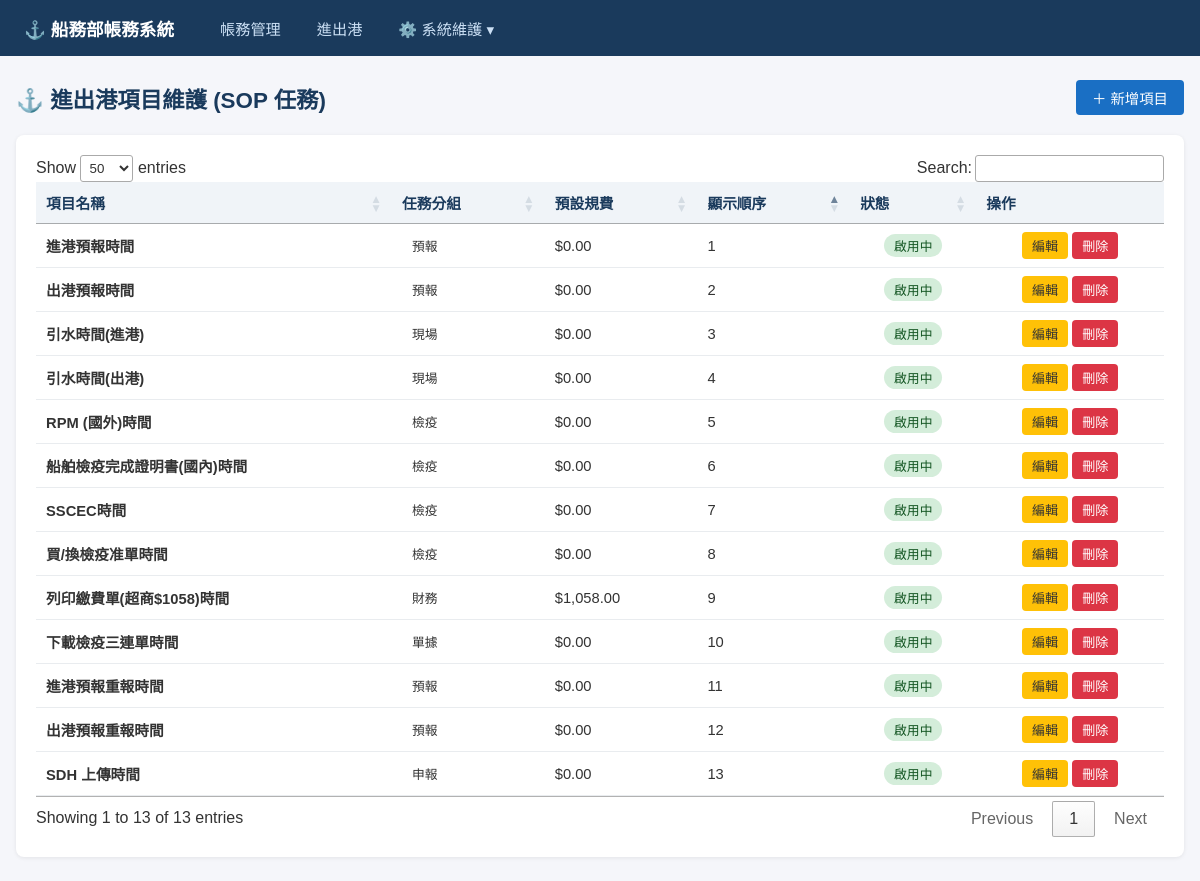
/task-categories, run on an earlier commit of the app's database.
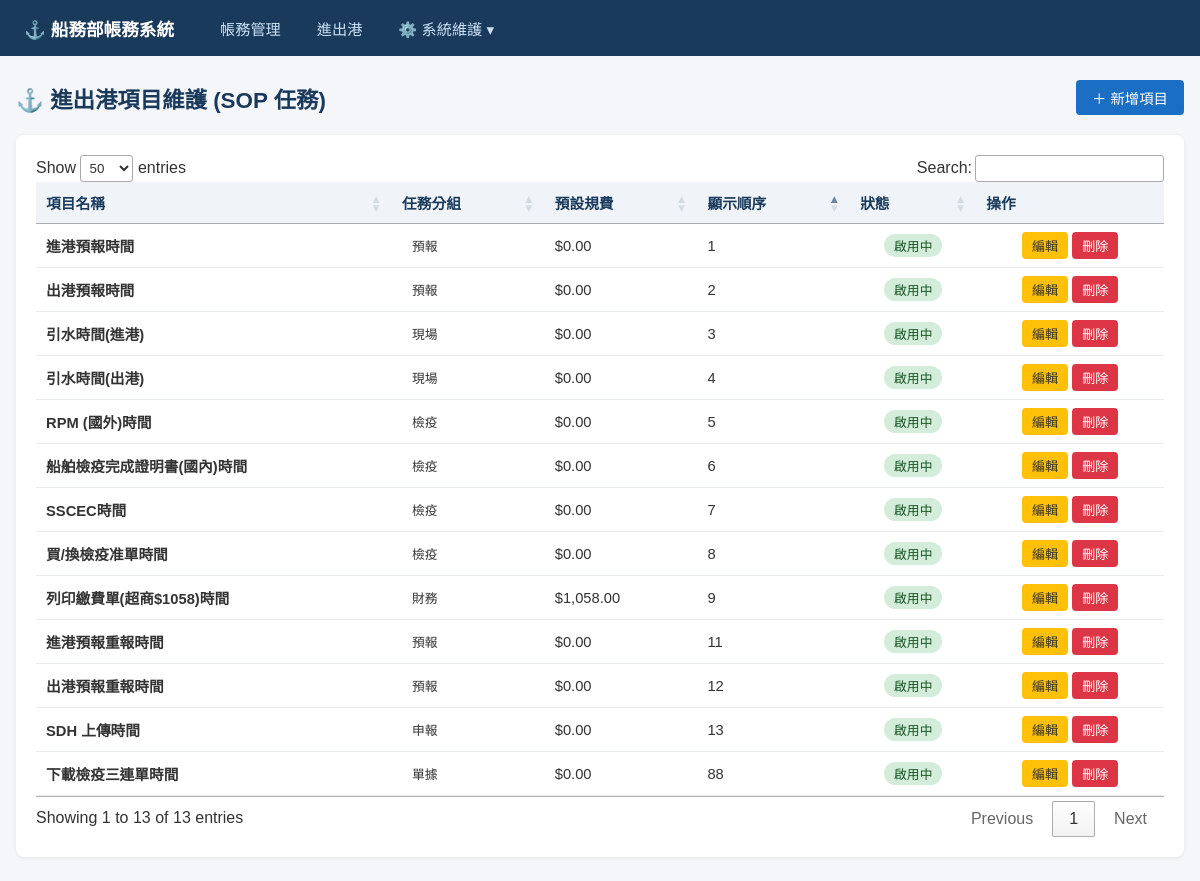
And on a later commit of the database.
### models.py (models this page shows)
class TaskCategory(Base):
    __tablename__ = "task_categories"
    id = Column(Integer, primary_key=True, index=True)
    name = Column(String, nullable=False)    # 任務名稱
    task_group = Column(String)             # 分組
    default_fee = Column(Numeric(18, 2), default=0) # 預設規費
    display_order = Column(Integer, default=0)
    is_active = Column(Integer, default=1)   # 1: 啟用, 0: 停用
    created_at = Column(DateTime, default=func.now())
    updated_at = Column(DateTime, default=func.now(), onupdate=func.now())
    task_logs = relationship("VoyageTaskLog", back_populates="task_category")

### routers/task_categories.py (the view)
@router.get("", response_class=HTMLResponse)
def list_task_categories(request: Request, db: Session = Depends(get_db)):
    categories = db.query(models.TaskCategory).order_by(models.TaskCategory.display_order, models.TaskCategory.task_group).all()
    return templates.TemplateResponse("task_categories/list.html", {"request": request, "categories": categories})

### templates/task_categories/list.html (shortened to what this page needs)
{% extends "base.html" %}
{% block content %}
<div class="page-header">
    <h1>⚓ 進出港項目維護 (SOP 任務)</h1>
    <button class="btn btn-primary" onclick="openModal('addModal')">＋ 新增項目</button>
</div>
<div class="card">
    <table id="categoryTable">
        <thead>
            <tr>
                <th>項目名稱</th>
                <th>任務分組</th>
                <th>預設規費</th>
                <th>顯示順序</th>
                <th class="text-center">狀態</th>
                <th class="text-center">操作</th>
            </tr>
        </thead>
        <tbody id="categoryTableBody">
            {% for cat in categories %}
            <tr id="category-row-{{ cat.id }}">
                <td><strong>{{ cat.name }}</strong></td>
                <td><span class="badge badge-info">{{ cat.task_group or '-' }}</span></td>
                <td>{{ "${:,.2f}".format(cat.default_fee) }}</td>
                <td>{{ cat.display_order }}</td>
                <td class="text-center">
                    {% if cat.is_active %}
                    <span class="badge badge-done">啟用中</span>
                    {% else %}
                    <span class="badge badge-draft">停用</span>
                    {% endif %}
                </td>
                <td class="text-center">
                    <button class="btn btn-warning btn-sm btn-edit-cat"
                        data-id="{{ cat.id }}"
                        data-name="{{ cat.name }}"
                        data-group="{{ cat.task_group or '' }}"
                        data-fee="{{ cat.default_fee }}"
                        data-order="{{ cat.display_order }}"
                        data-active="{{ cat.is_active }}">編輯</button>
                    <button class="btn btn-danger btn-sm btn-delete-cat"
                        data-id="{{ cat.id }}"
                        data-name="{{ cat.name }}">刪除</button>
                </td>
            </tr>
            {% else %}
            <tr id="emptyRow"><td colspan="6" class="text-center" style="color:#999;padding:24px;">尚無項目資料</td></tr>
            {% endfor %}
        </tbody>
    </table>
</div>
{% endblock %}

What changed in the data, as far as the page shows it:
changed TaskCategory "下載檢疫三連單時間": display_order "10" → "88"; moves down the list
